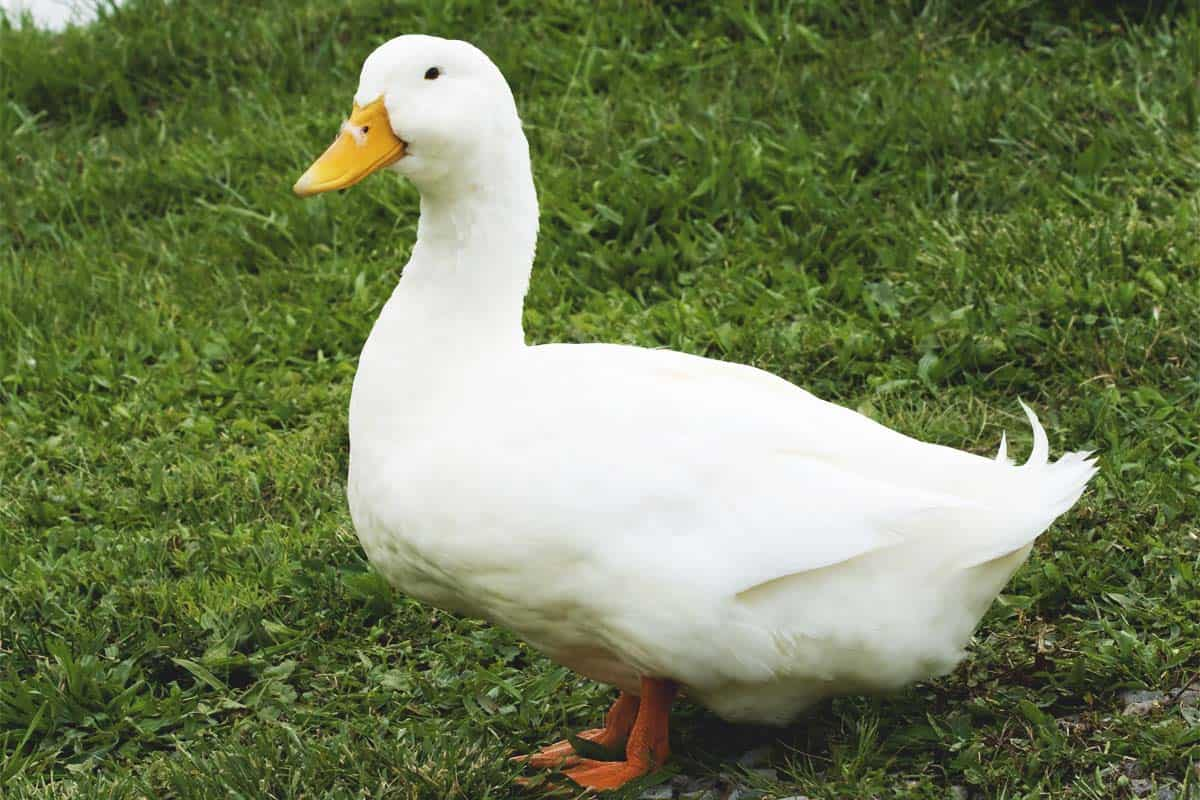
%> input picture Duck.jpg, 1200 x 800 px
$ octave ImageConversion.m   (GNU Octave 9; MATLAB toolbox functions it lacks are replaced by stand-ins)
%> lines starting %> are read from the running program, lines starting %| are printed output that depends on the picture; in (x1, y1, x2, y2) boxes, pixels count from 0 and x2, y2 are one past the last pixel; in counts of white or black regions, pixels touching at a corner belong together; the program's own positions count from 1
### RGB4Thresh.m
function Threshold_Array = RGB4Thresh(Array)
        Array(Array<50) = 0;
        Array(Array>=50 & Array<100) = 75;
        Array(Array>=100 & Array<150) = 150;
        Array(Array>=150) = 256;
        Threshold_Array = Array;
end

### ImageConversion.m
%% This File is a experimental script used to mess around with designing functions
%
% By Kristtiya Guerra
%% Importing and Converting image
Img = imread('Duck.jpg'); %Reads image
%> Img is the input picture: size 800x1200x3 uint8; mean R, G, B 111.7, 123.8, 84.1
info = imfinfo('Duck.PNG'); %Obtains information about image

Img_gray = rgb2gray(Img);

%Converting image to binary grayscale (0s and 1s w/o shaders)
threshold = 120; %Adjust based on image
Img_gray_bin = Img_gray > threshold;
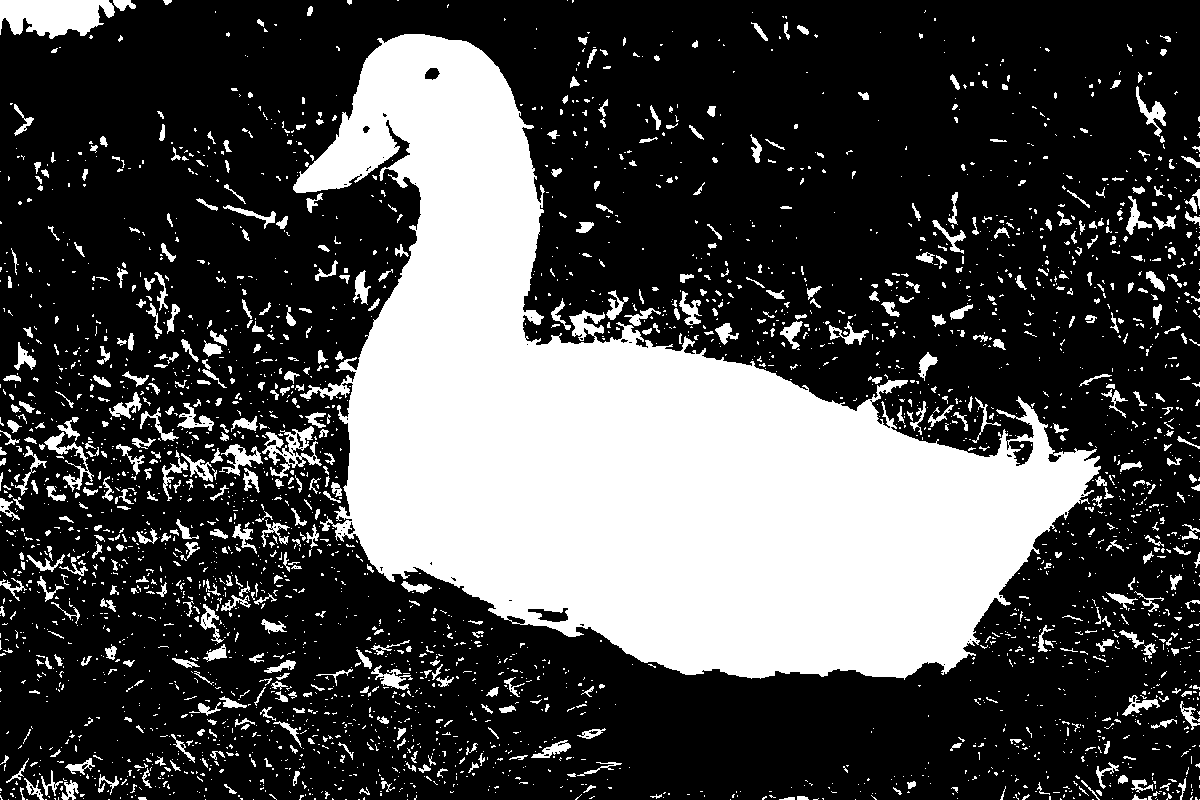
%> Img_gray_bin: size 800x1200 logical; 29.7% white; 3158 white regions (2549 under 20 px), largest, box (x1, y1, x2, y2) and area: (293, 34, 1101, 680) 228967, (0, 0, 115, 39) 3260, (262, 426, 322, 478) 1130

figure(1)
a = subplot(1,3,1);
hold on
imshow(Img)
b = subplot(1,3,2);
imshow(Img_gray)
c = subplot(1,3,3);
imshow(Img_gray_bin)
hold off

%%

Red = Img(:,:,1);
Green = Img(:,:,2);
Blue = Img(:,:,3);
figure(2);


Red_Array = RGB4Thresh(Red);
Green_Array = RGB4Thresh(Green);
%> in RGB4Thresh (call 2), `Array(Array<50) = 0;`: Array: size 800x1200 uint8; min 0, max 255, mean 121.5
Blue_Array = RGB4Thresh(Blue);
%> in RGB4Thresh (call 3), `Array(Array>=100 & Array<150) = 150;`:
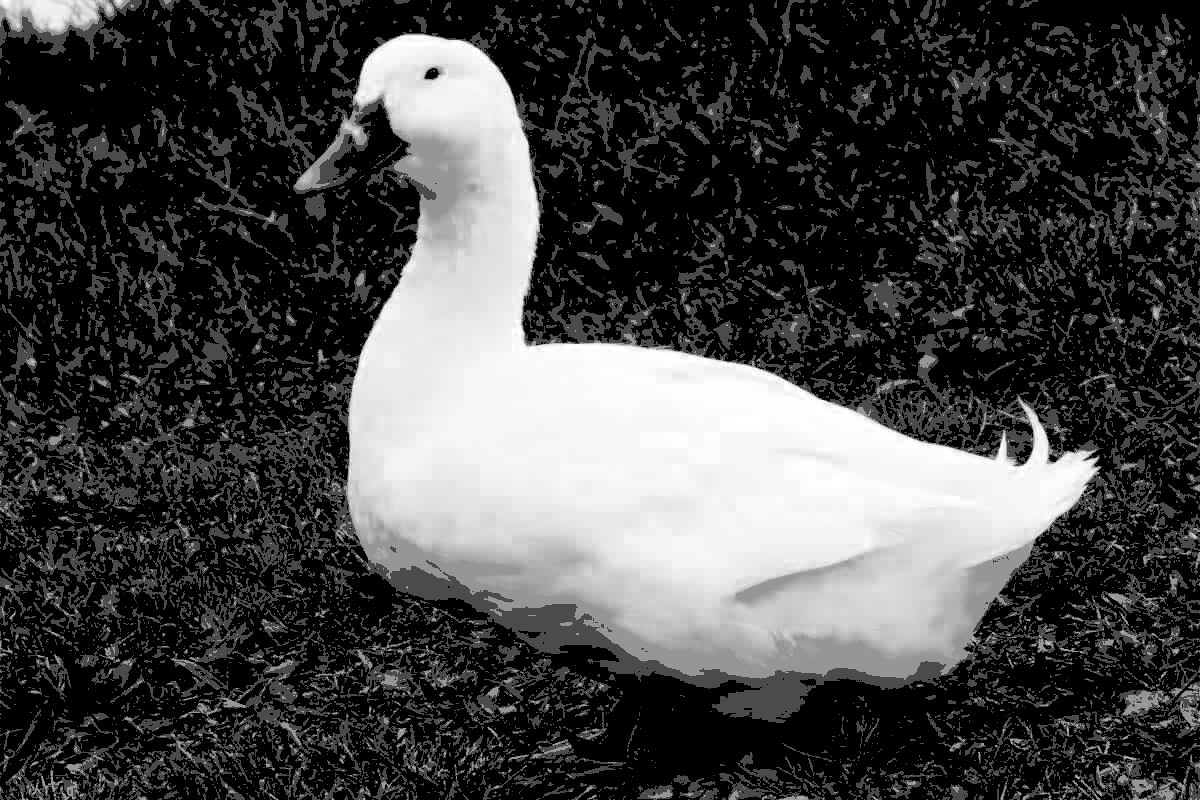
%> Array: size 800x1200 uint8; min 0, max 255, mean 69.4

Img(:,:,1) = Red_Array;
Img(:,:,2) = Green_Array;
Img(:,:,3) = Blue_Array;
imshow(Img)
%% QPSK Data Image Conversion
% 1
% -1
% 1i
% -1i

%Brainstorm: Using RGB triplets such that the binary is used to determine
%state of number. Since we cannot store imaginary numbers.
% [Magnitude  Value Imaginary]
% 1    = [0 1 0] green
% -1   = [1 1 0] yellow
% 1i   = [0 1 1] cyan
% -1i  = [1 1 1] white

%Run through each pixels's rgb and determine how close it is to threshold
%Obtain RGB values


ax1 = subplot(2,2,1);
imshow(Img)
ax2 = subplot(2,2,2);
imshow(Red)
ax3 = subplot(2,2,3);
imshow(Green)
ax4 = subplot(2,2,4);
imshow(Blue)

threshold = 100; %Adjust based on image
Red_bin = Red > threshold;
%> Red_bin: size 800x1200 logical; 36.8% white; 3453 white regions (2668 under 20 px), largest, box (x1, y1, x2, y2) and area: (269, 34, 1103, 688) 245384, (161, 410, 335, 502) 5628, (0, 0, 115, 55) 3752
threshold = 100; %Adjust based on image
Green_bin = Green > threshold;
%> Green_bin: size 800x1200 logical; 53.5% white; 1658 black regions (1248 under 20 px), largest, box (x1, y1, x2, y2) and area: (0, 437, 1200, 800) 179141, (538, 0, 1200, 460) 135866, (0, 0, 586, 196) 40005
threshold = 100; %Adjust based on image
Blue_bin = Blue > threshold;
%> Blue_bin: size 800x1200 logical; 24.4% white; 1718 white regions (1580 under 20 px), largest, box (x1, y1, x2, y2) and area: (294, 34, 1101, 680) 218114, (0, 0, 114, 36) 2919, (1123, 691, 1169, 715) 454

Img(:,:,1) = Red_bin;
Img(:,:,2) = Green_bin;
Img(:,:,3) = Blue_bin;
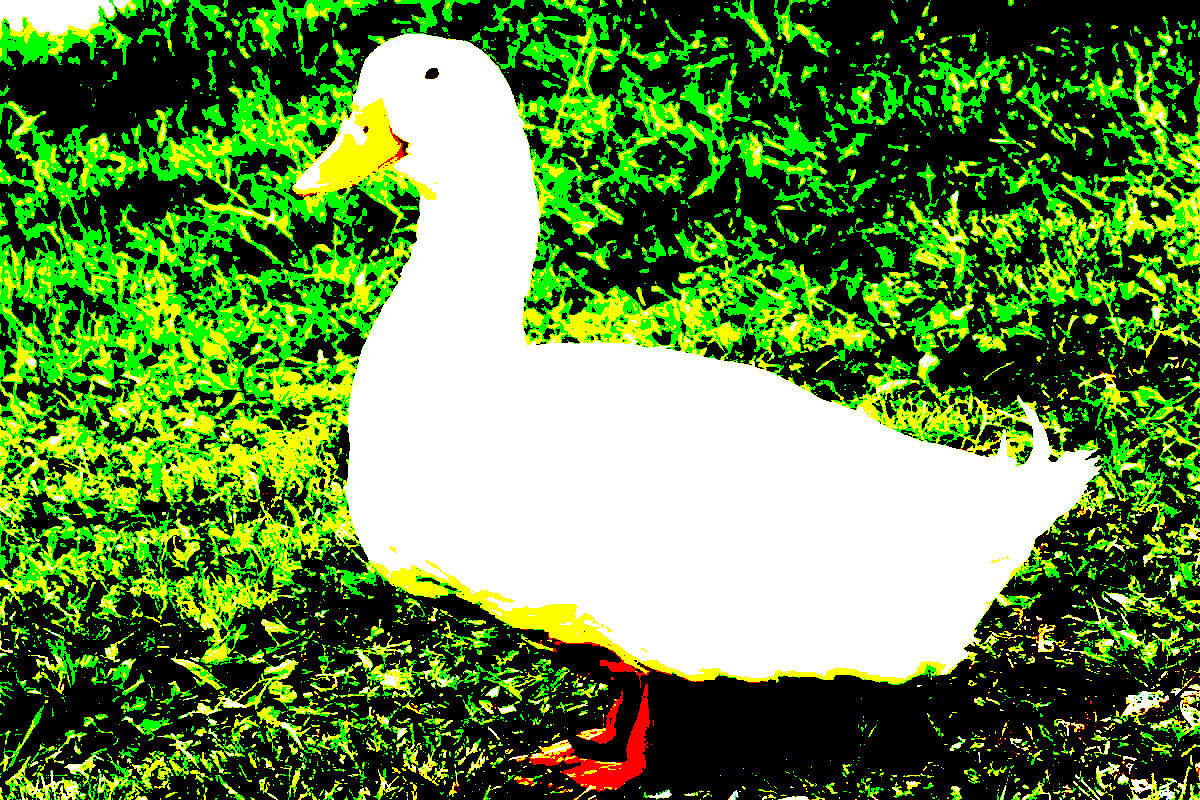
%> Img: size 800x1200x3 uint8; mean R, G, B 0.368, 0.535, 0.244; drawn with 1 as white
%Plot RGB values
figure(3);
hold on
ax1 = subplot(1,4,1);
imshow(Red_bin)
title('Red Binary Array');
ax2 = subplot(1,4,2);
imshow(Green_bin)
title('Green Binary Array');
ax3 = subplot(1,4,3);
imshow(Blue_bin)
title('Blue Binary Array');
ax4 = subplot(1,4,4);
imshow(Img*256)
hold off

%%
% [12 lines of commented-out code are left out]


%%
Img(:,:,1) = Red_bin;
Img(:,:,2) = Green_bin;
Img(:,:,3) = Blue_bin;

figure;
imshow(Img*256)
title('full');
%% Test  Function
X = ImgtoBinary('Duck.jpg',.45);
%> in ThresholdBin, `maxGray = max(GrayImg(:));`: maxGray = 255
%> in ThresholdBin, `minGray = min(GrayImg(:));`: minGray = 1
%> in ThresholdBin, `y = minGray + (Percentage)*(maxGray - minGray);`: y = 115
%> in ImgtoBinary, `bin = Img_gray > thresh;`: bin: size 800x1200 logical; 31.8% white; 3349 white regions (2657 under 20 px), largest, box (x1, y1, x2, y2) and area: (293, 34, 1101, 680) 232363, (0, 0, 115, 40) 3406, (161, 422, 322, 501) 3239
row_n = height(X);
%> row_n = 800
column_n = width(X);
%> column_n = 1200
Data = row_n * column_n;
%> Data = 960000
Y = X';
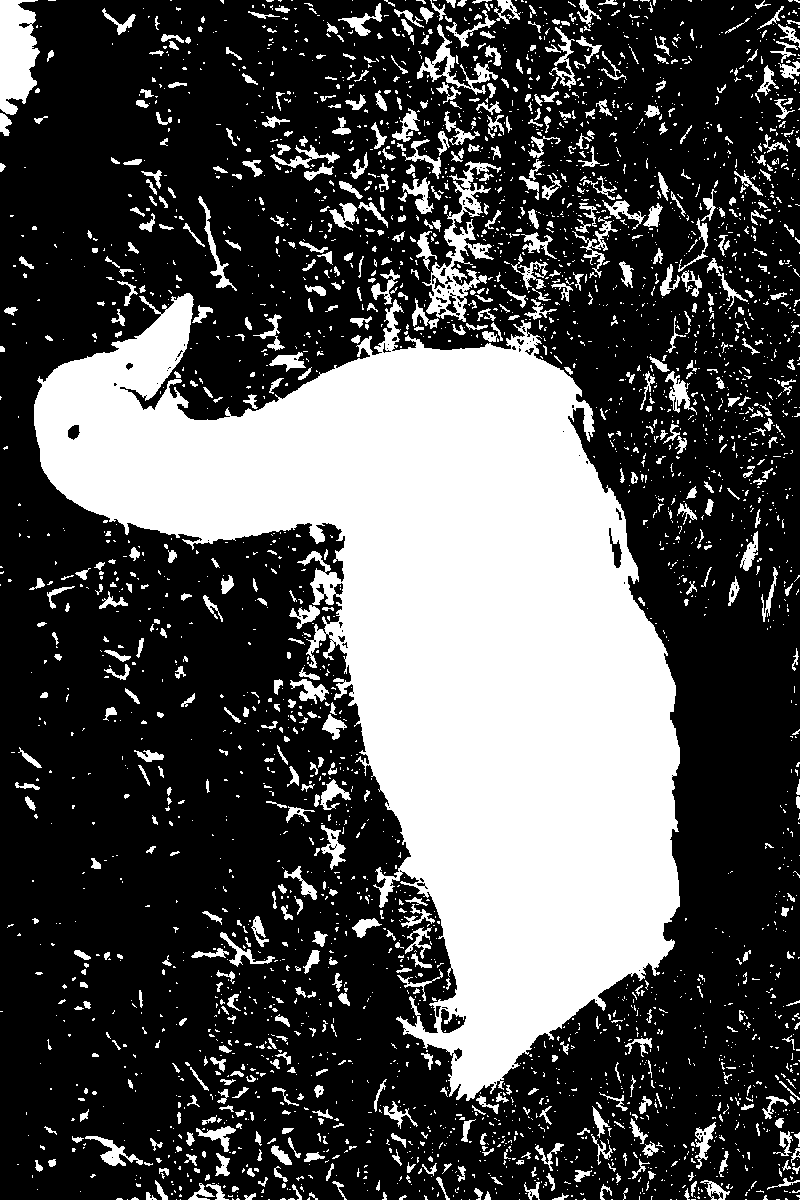
%> Y: size 1200x800 logical; 31.8% white; 3349 white regions (2657 under 20 px), largest, box (x1, y1, x2, y2) and area: (34, 293, 680, 1101) 232363, (0, 0, 40, 115) 3406, (422, 161, 501, 322) 3239
Y = Y(:)';
%> Y = 960000 logical values, 305380 true
%% Defining Functions

function y = Img2Array(Binary_image)
    A = Binary_image';
    Y = A(:)';
end
function y = ThresholdBin(Percentage,GrayImg)
    maxGray = max(GrayImg(:));
    minGray = min(GrayImg(:));
    y = minGray + (Percentage)*(maxGray - minGray); %Adjust based on image
end
function bin = ImgtoBinary(imgname,perc_thresh)
    Img = imread(imgname); %Reads image
    Img_gray = rgb2gray(Img);
    thresh = ThresholdBin(perc_thresh,Img_gray);
    bin = Img_gray > thresh;
    figure;
    imshow(bin)
end

$ run again, with Pix.jpg copied over Duck.jpg
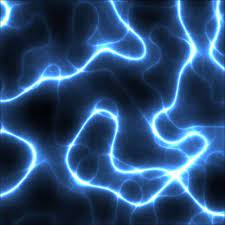
%> input picture Pix.jpg, 225 x 225 px
%> Img is the input picture: size 225x225x3 uint8; mean R, G, B 43.3, 77.4, 118
%> Img_gray_bin: size 225x225 logical; 16% white; 8 white regions (4 under 20 px), largest, box (x1, y1, x2, y2) and area: (64, 0, 225, 224) 5647, (0, 0, 148, 103) 1553, (0, 124, 45, 198) 610, (0, 0, 16, 29) 265
%> Red_bin: size 225x225 logical; 9.6% white; 11 white regions (6 under 20 px), largest, box (x1, y1, x2, y2) and area: (65, 0, 225, 218) 2943, (0, 0, 146, 102) 956, (0, 126, 37, 197) 405, (208, 0, 225, 71) 346, (0, 0, 12, 27) 178
%> Green_bin: size 225x225 logical; 23.6% white; 12 white regions (8 under 20 px), largest, box (x1, y1, x2, y2) and area: (62, 0, 225, 225) 8256, (0, 0, 150, 104) 2399, (0, 122, 49, 199) 914, (0, 0, 19, 30) 368
%> Blue_bin: size 225x225 logical; 49.6% white; 12 white regions (10 under 20 px), largest, box (x1, y1, x2, y2) and area: (0, 0, 225, 225) 24458, (0, 0, 24, 35) 631
%> `Img(:,:,3) = Blue_bin;`:
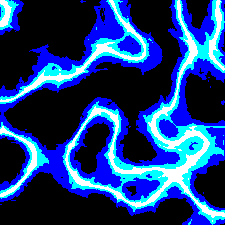
%> Img: size 225x225x3 uint8; mean R, G, B 0.0957, 0.236, 0.496; drawn with 1 as white
%> maxGray = 254
%> minGray = 3
%> y = 116
%> bin: size 225x225 logical; 16.8% white; 8 white regions (4 under 20 px), largest, box (x1, y1, x2, y2) and area: (64, 0, 225, 224) 5933, (0, 0, 148, 103) 1645, (0, 124, 46, 198) 645, (0, 0, 17, 29) 281
%> `Y = X';`:
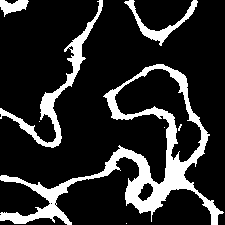
%> Y: size 225x225 logical; 16.8% white; 8 white regions (4 under 20 px), largest, box (x1, y1, x2, y2) and area: (0, 64, 224, 225) 5933, (0, 0, 103, 148) 1645, (124, 0, 198, 46) 645, (0, 0, 29, 17) 281
%> `Y = Y(:)';`: Y = 50625 logical values, 8521 true
